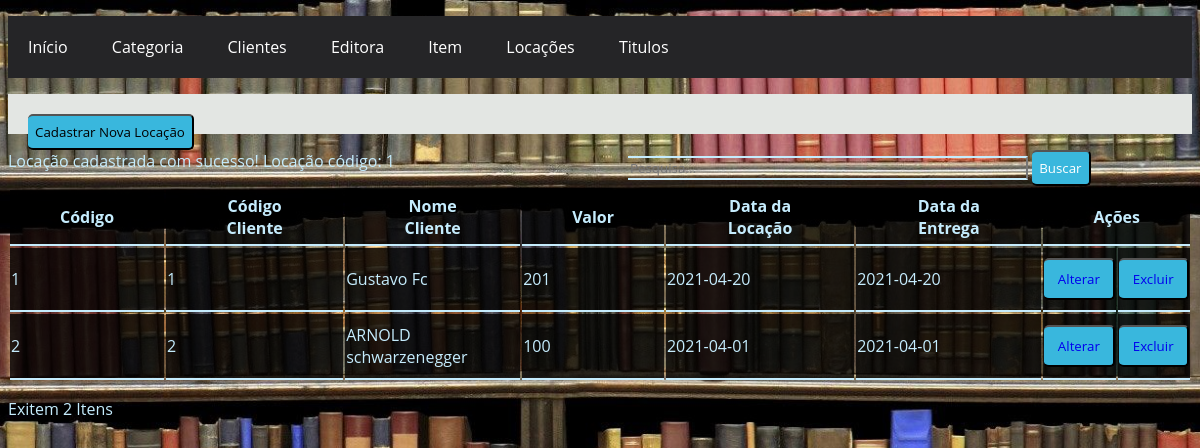
Page /Locacao/Listar/listar_locacoes.php?ok=2&msg=1 on the committed database.
### tables this page shows
CREATE TABLE `locacao` (
  `id_locacao` int(11) NOT NULL,
  `data_locacao` date NOT NULL,
  `data_entrega` date NOT NULL,
  `valor` decimal(10,0) NOT NULL,
  `cliente_id` int(11) NOT NULL
);

CREATE TABLE `cliente` (
  `id_cliente` int(11) NOT NULL,
  `nome` varchar(150) NOT NULL,
  `cpf` char(14) DEFAULT NULL,
  `celular` char(15) DEFAULT NULL,
  `sexo` char(1) NOT NULL,
  `endereco` varchar(150) NOT NULL,
  `numero_endereco` varchar(45) NOT NULL
);

### Locacao/Listar/listar_locacoes.php (the view, shortened to what this page needs)
<?php
include('../../conexao.php');
?>
<!DOCTYPE html>
<html lang="pt-br">
<head>
	<link rel="stylesheet" type="text/css" href="../../Styles/site.css">
	<link rel="stylesheet" type="text/css" href="../../Styles/Listar.css">
</head>
<body>
	<nav id="menu-h">
			<?php
			include('../../menu.php');
			?>
	</nav>
	<div id="filtro" class="filtro">
		<button class="btn1" type="button">
			<a href="../Cadastrar/cadastrar_locacoes.php">Cadastrar Nova Locação</a>
		</button>
		<input class="pesquisar"
		       type="search"
		       class="busca"
		       placeholder="Pesquisa..." >
		<button class="btn1" type="button">Buscar</button>
	</div>
	<?php
	$ok   = @$_GET['ok'];
	$msg  = @$_GET['msg'];
	if ($ok == 1) {
		echo "<p class=\"sucesso\">Locação excluída com sucesso! Locação código: {$msg}</p>";
	} else if ($ok == 2) {
		echo "<p class=\"sucesso\">Locação cadastrada com sucesso! Locação código: {$msg}</p>";
	} else if ($ok == 3) {
		echo "<p class=\"sucesso\">Locação alterada com sucesso! Locação código: {$msg}</p>";
	}
	?>
	<div id="lista">
		<table>
			<thead class="header_list">
				<tr>
				<th>Código</th>
				<th>Código Cliente</th>
				<th>Nome Cliente</th>
				<th>Valor</th>
				<th>Data da Locação</th>
				<th>Data da Entrega</th>
				<th colspan="2">Ações</th>
				</tr>
			</thead>
			<tbody class="body_list">
				<?php
				$sql = "SELECT L.id_locacao AS Id,
							L.cliente_id,
							C.nome,
							L.valor,
							L.data_locacao,
							L.data_entrega
						FROM LOCACAO L
						JOIN CLIENTE C ON (C.ID_CLIENTE = L.CLIENTE_ID)
						ORDER BY L.id_locacao";
				$query = mysqli_query($conexao, $sql);
				if (!$query) {
				?>
					<tr>
						<td colspan="3"><?php echo 'MySQL Erro: ' . mysqli_error($conexao); ?></td>
					</tr>
					<?php
				} else {
					while ($item = mysqli_fetch_array($query, MYSQLI_ASSOC)) {
					?>
						<tr>
							<td><?php echo $item['Id']; ?></td>
							<td><?php echo $item['cliente_id']; ?></td>
							<td><?php echo $item['nome']; ?></td>
							<td><?php echo $item['valor']; ?></td>
							<td><?php echo $item['data_locacao']; ?></td>
							<td><?php echo $item['data_entrega']; ?></td>
							<td>
								<button class="btn" type="button">
									<a href="../Alterar/alterar_locacoes.php?Id=<?php echo $item['Id']; ?>">Alterar</a>
								</button>
							</td>
							<td>
								<button class="btn" type="button">
									<a href="../Excluir/excluir_locacoes.php?Id=<?php echo $item['Id']; ?>">Excluir</a>
								</button>
							</td>
						</tr>
				<?php
					}
				}
				?>
			</tbody>
		</table>
		<p>
		Exitem <?php echo mysqli_num_rows($query); ?> Itens
	</p>
	</div>
	</body>
</html>

### Styles/site.css (style rules this page uses)
body { background: url(../Images/Biblioteca.jpg) no-repeat top center; background-size: cover; height: 100vh; }

### Styles/Listar.css (style rules this page uses)
* { font-family: 'Open Sans', sans-serif; }
#menu-h { background-color: rgb(37, 37, 39); }
#filtro { height: 30px; background: rgba(0, 0, 0, 0.8); margin-top: 5px; padding: 20px; }
a { text-decoration: none; }
#filtro a { display: inline-block; text-decoration: none; color: black; }
.pesquisar { margin-left: 600px; width: 400px; background: transparent; border-left: 0; border-top: 2px solid #c5ecfd; border-bottom: 2px solid #c5ecfd; color: #c5ecfd; }
.header_list { background: rgba(0, 0, 0, 0.8); }
.header_list tr th { padding-top: 5px; padding-bottom: 5px; padding-left: 50px; color: #c5ecfd; border-bottom: 2px solid #c5ecfd; padding-right: 50px; }
.body_list { background: rgba(0, 0, 0, 0.8); }
.body_list tr td { padding-top: 10px; padding-bottom: 10px; border-bottom: 2px solid #c5ecfd; color: #c5ecfd; }
.btn { border-left: 0; width: 100%; background: #39b7dd; text-align: center; padding: 10px; border-radius: 5px; color: #fff; cursor: pointer; text-transform: capitalize; }
.btn1 { border-left: 0; background: #39b7dd; text-align: center; padding: 7px; border-radius: 5px; color: #fff; cursor: pointer; text-transform: capitalize; }
p { color: #c5ecfd; }

### Styles/menu.css (style rules this page uses)
* { box-sizing: border-box; font-family: 'Open Sans', sans-serif; }
#menu-h { background-color: rgb(37, 37, 39); }
#filtro { height:30px; background-color: #e3e6e3; margin-top:5px; padding:20px; }

### rows in the picture
locacao: id_locacao "1", cliente "1", cliente.nome "Gustavo Fc", valor "201", data_locacao "2021-04-20", data_entrega "2021-04-20"
locacao: id_locacao "2", cliente "2", cliente.nome "ARNOLD schwarzenegger", valor "100", data_locacao "2021-04-01", data_entrega "2021-04-01"

### other values in the picture
$msg "1"
mysqli_num_rows($query) "2"
